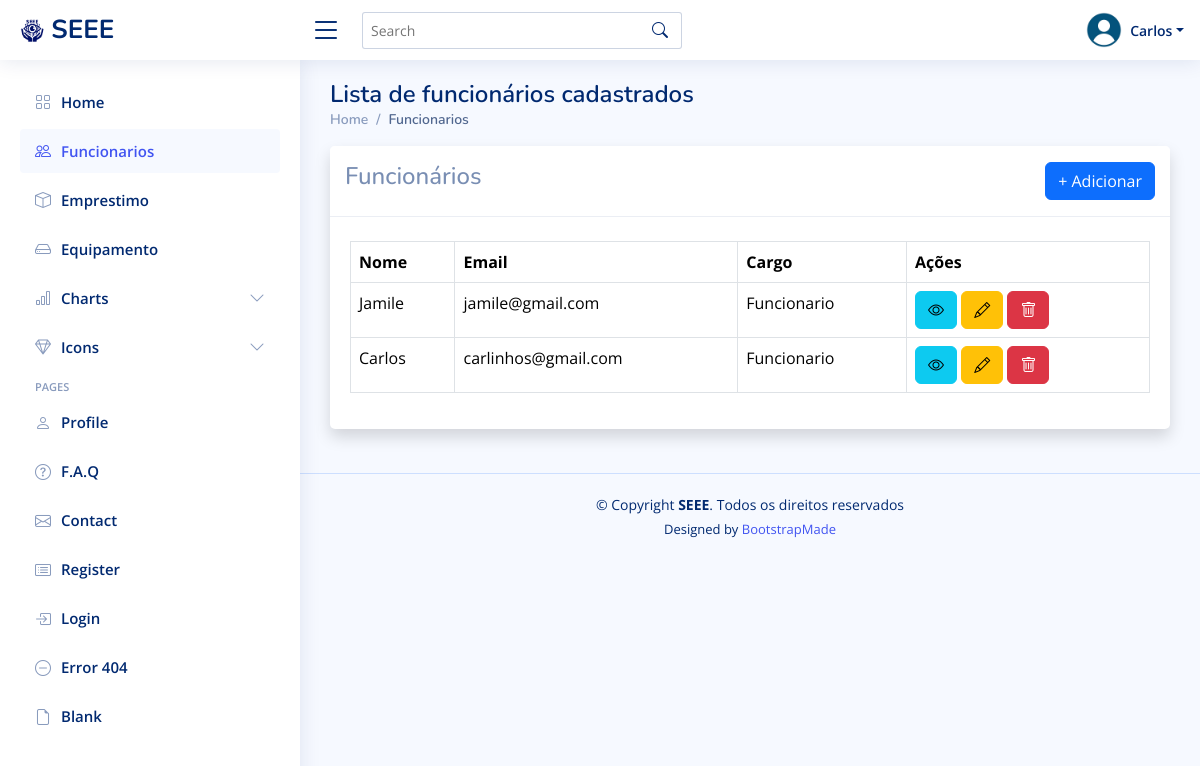
Screenshot of /funcionario/list/ (signed in) with the database file from the repository.
### funcionario/models.py (models this page shows)
class Funcionario(Usuario):
    class Cargo(models.IntegerChoices):
        FUNCIONARIO = 1, 'Funcionario'
        ESTAGIARIO = 2, 'Estagiario'
        OUTRO = 3, 'Outro'
    cargo = models.IntegerField(
        choices=Cargo.choices,
        default=Cargo.OUTRO,
    )

### funcionario/views.py (the view)
# urls.py: path('list/', views.list, name='emprestimoList')
@login_required
def list(request):
    funcionarios = Funcionario.objects.all()
    return render(request, 'funcionario/list.html', {'funcionarios':funcionarios})

### templates/funcionario/list.html (shortened to what this page needs)
{% extends 'funcionario/_base.html' %}
{% block content %}
<div class="pagetitle">
    <h1>Lista de funcionários cadastrados</h1>
    <nav>
      <ol class="breadcrumb">
        <li class="breadcrumb-item"><a href="/funcionario/">Home</a></li>
        <li class="breadcrumb-item active">Funcionarios</li>
      </ol>
    </nav>
  </div>
<div class="card shadow mb-4">
    <div class="card-header py-3 d-sm-flex align-items-center justify-content-between mb-4">
        <h4>Funcionários</h4>
        <a class="btn btn-primary" href="{% url 'funcionarioAdd' %}">+ Adicionar</a>
    </div>
    <div class="card-body">
        <div class="table-responsive">
            <table class="table table-bordered">
                <thead>
                    <tr>
                        <th>Nome</th>
                        <th>Email</th>
                        <th>Cargo</th>
                        <th>Ações</th>
                    </tr>
                </thead>
                <tbody>
                    {% for f in funcionarios %}
                        <tr>
                            <td>{{ f.username }}</td>
                            <td>{{ f.email }}</td>
                            <td>{{ f.get_cargo_display }}</td>
                            <td>
                                <a class="btn btn-info" href="{% url 'funcionarioDetail' f.id %}" data-bs-toggle="tooltip" data-bs-placement="top" title="Ver detalhes"><i class="bi bi-eye"></i></a>
                                <a class="btn btn-warning" href="{% url 'funcionarioEdit' f.id  %}" data-bs-toggle="tooltip" data-bs-placement="top" title="Editar"><i class="bi bi-pencil"></i></a>
                                <button type="button" class="btn btn-danger" data-bs-toggle="modal" data-bs-target="#basicModal-{{ f.id }}"><i class="bi bi-trash"></i></button>
                            </td>
                        </tr>
                    {% endfor %}
                </tbody>
            </table>
        </div>
    </div>
</div>
{% endblock %}

### templates/funcionario/_base.html (shortened to what this page needs)
{% load static %}
<!DOCTYPE html>
<html lang="en">
<head>
  <link href="{% static 'assets/vendor/bootstrap/css/bootstrap.min.css' %}" rel="stylesheet">
  <link href="{% static 'assets/vendor/bootstrap-icons/bootstrap-icons.css' %}" rel="stylesheet">
  <link href="{% static 'assets/vendor/boxicons/css/boxicons.min.css' %}" rel="stylesheet">
  <link href="{% static 'assets/vendor/quill/quill.snow.css' %}" rel="stylesheet">
  <link href="{% static 'assets/vendor/quill/quill.bubble.css' %}" rel="stylesheet">
  <link href="{% static 'assets/vendor/remixicon/remixicon.css' %}" rel="stylesheet">
  <link href="{% static 'assets/vendor/simple-datatables/style.css' %}" rel="stylesheet">
  <link href="{% static 'assets/css/style.css' %}" rel="stylesheet">
</head>
<body>
  <header id="header" class="header fixed-top d-flex align-items-center">
    <div class="d-flex align-items-center justify-content-between">
      <a href="index.html" class="logo d-flex align-items-center">
        <img src="{% static 'assets/img/SEEE.png' %}" alt="">
        <span class="d-none d-lg-block">SEEE</span>
      </a>
      <i class="bi bi-list toggle-sidebar-btn"></i>
    </div>
    <div class="search-bar">
      <form class="search-form d-flex align-items-center" method="POST" action="#">
        <input type="text" name="query" placeholder="Search" title="Enter search keyword">
        <button type="submit" title="Search"><i class="bi bi-search"></i></button>
      </form>
    </div>
    <nav class="header-nav ms-auto">
      <ul class="d-flex align-items-center">
        <li class="nav-item dropdown pe-3">
          <a class="nav-link nav-profile d-flex align-items-center pe-0" href="#" data-bs-toggle="dropdown">
            <img src="{% static 'assets/img/profile.png' %}" alt="Profile" class="rounded-circle">
            <span class="d-none d-md-block dropdown-toggle ps-2">{{ user.username }}</span>
          </a>
        </li>
      </ul>
    </nav>
  </header>
  {% include 'funcionario/sidebar.html'%}
  <main id="main" class="main">
    {% block content %}
    {% endblock %}
  </main>
  <footer id="footer" class="footer">
    <div class="copyright">
      &copy; Copyright <strong><span>SEEE</span></strong>. Todos os direitos reservados
    </div>
    <div class="credits">
      Designed by <a href="https://bootstrapmade.com/">BootstrapMade</a>
    </div>
  </footer>
</body>
</html>

### static/assets/css/style.css (style rules this page uses)
:root { scroll-behavior: smooth; }
body { font-family: "Open Sans", sans-serif; background: #f6f9ff; color: #444444; }
a { color: #4154f1; text-decoration: none; }
h1, h2, h3, h4, h5, h6 { font-family: "Nunito", sans-serif; }
#main { margin-top: 60px; padding: 20px 30px; transition: all 0.3s; }
.pagetitle { margin-bottom: 10px; }
.pagetitle h1 { font-size: 24px; margin-bottom: 0; font-weight: 600; color: #012970; }
.card { margin-bottom: 30px; border: none; border-radius: 5px; box-shadow: 0px 0 30px rgba(1, 41, 112, 0.1); }
.card-header, .card-footer { border-color: #ebeef4; background-color: #fff; color: #798eb3; padding: 15px; }
.card-body { padding: 0 20px 20px 20px; }
.breadcrumb { font-size: 14px; font-family: "Nunito", sans-serif; color: #899bbd; font-weight: 600; }
.breadcrumb a { color: #899bbd; transition: 0.3s; }
.breadcrumb .breadcrumb-item::before { color: #899bbd; }
.breadcrumb .active { color: #51678f; font-weight: 600; }
.logo { line-height: 1; }
@media (min-width: 1200px) { .logo { width: 280px; } }
.logo img { max-height: 26px; margin-right: 6px; }
.logo span { font-size: 26px; font-weight: 700; color: #012970; font-family: "Nunito", sans-serif; }
.header { transition: all 0.5s; z-index: 997; height: 60px; box-shadow: 0px 2px 20px rgba(1, 41, 112, 0.1); background-color: #fff; padding-left: 20px; }
.header .toggle-sidebar-btn { font-size: 32px; padding-left: 10px; cursor: pointer; color: #012970; }
.header .search-bar { min-width: 360px; padding: 0 20px; }
.header .search-form { width: 100%; }
.header .search-form input { border: 0; font-size: 14px; color: #012970; border: 1px solid rgba(1, 41, 112, 0.2); padding: 7px 38px 7px 8px; border-radius: 3px; transition: 0.3s; width: 100%; }
.header .search-form button { border: 0; padding: 0; margin-left: -30px; background: none; }
.header .search-form button i { color: #012970; }
.header-nav ul { list-style: none; }
.header-nav>ul { margin: 0; padding: 0; }
.header-nav .nav-profile { color: #012970; }
.header-nav .nav-profile img { max-height: 36px; }
.header-nav .nav-profile span { font-size: 14px; font-weight: 600; }
@media (min-width: 1200px) { #main, #footer { margin-left: 300px; } }
.footer { padding: 20px 0; font-size: 14px; transition: all 0.3s; border-top: 1px solid #cddfff; }
.footer .copyright { text-align: center; color: #012970; }
.footer .credits { padding-top: 5px; text-align: center; font-size: 13px; color: #012970; }

### rows the page displays
Funcionario: username "Jamile", email "jamile@gmail.com", cargo "Funcionario"
Funcionario: username "Carlos", email "carlinhos@gmail.com", cargo "Funcionario"

### other values shown
{{ user.username }} "Carlos"
